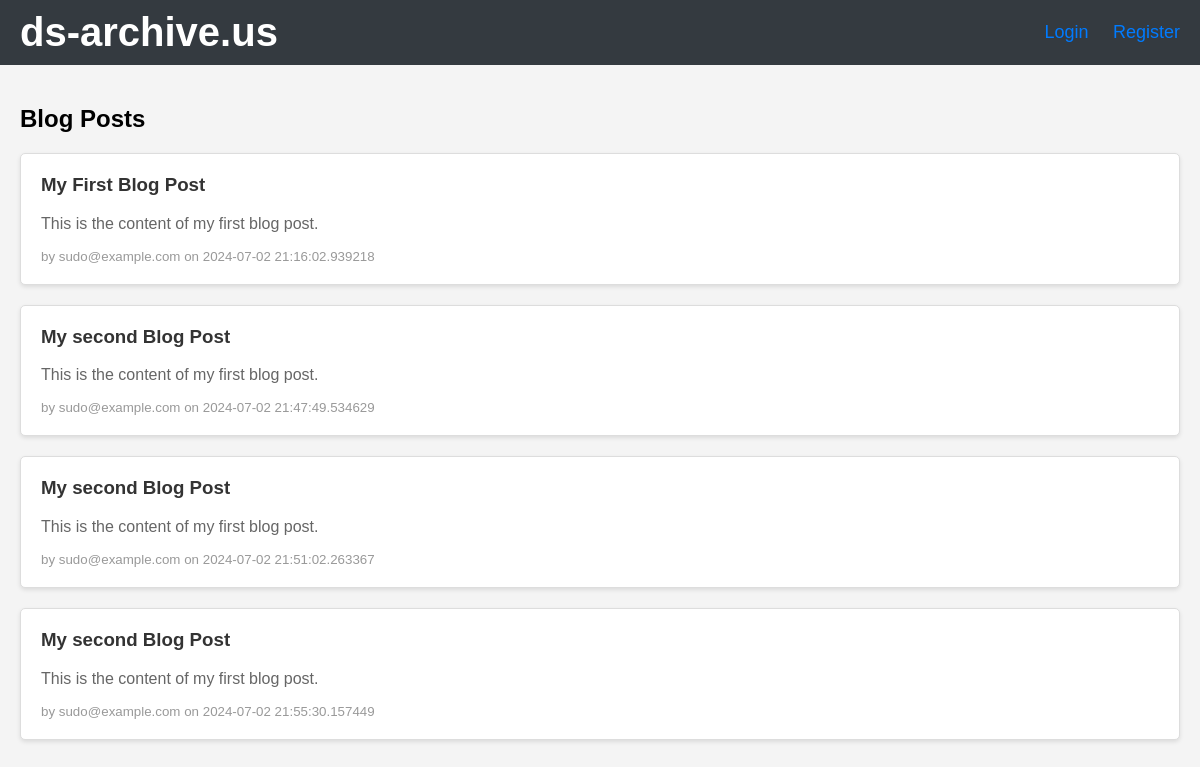
Page /api/ on the earlier database version.
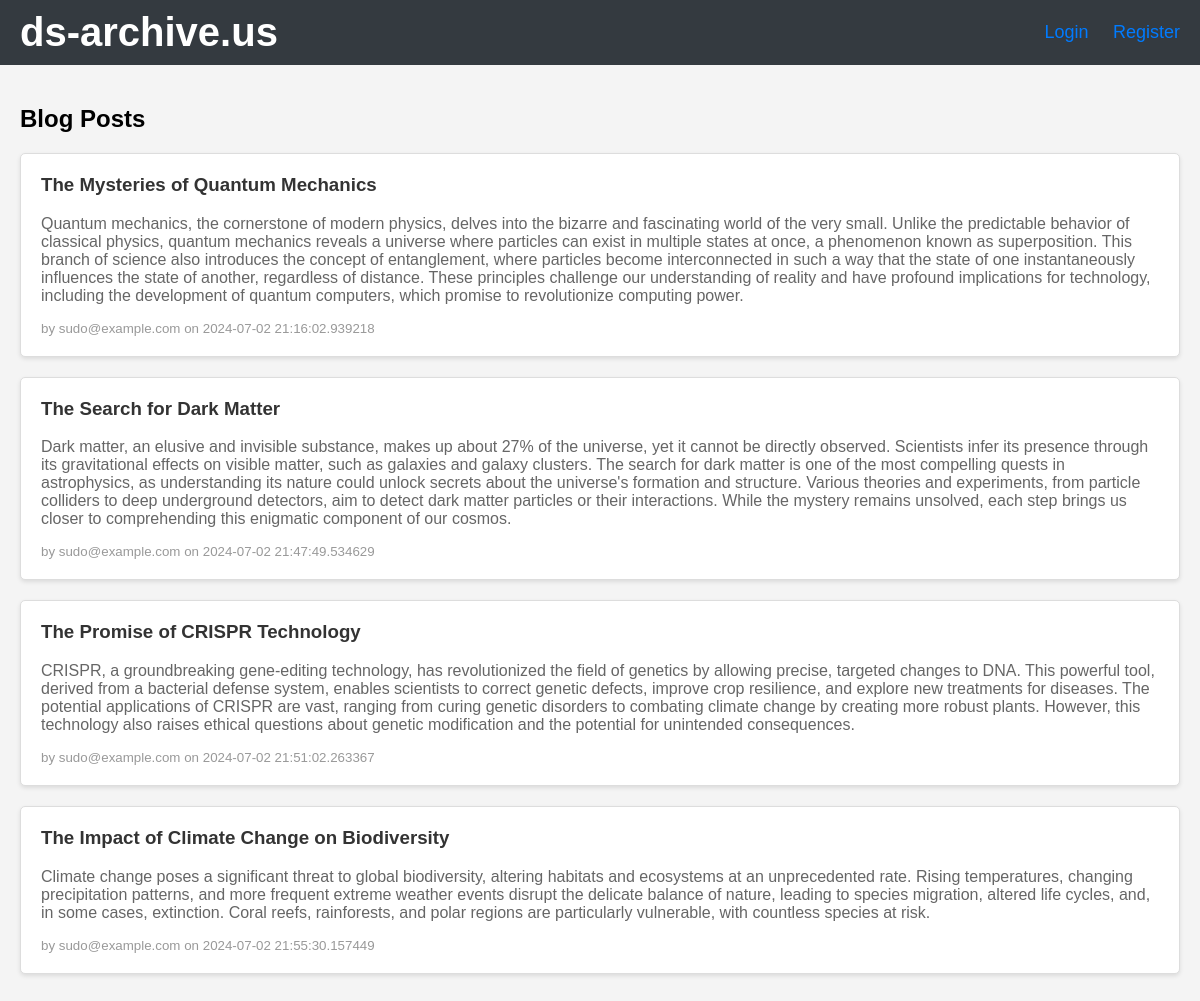
Same page on the later database version.
### app/db.py (models this page shows)
class BlogPost(Base):
    __tablename__ = 'blog_posts'
    id = Column(Integer, primary_key=True)
    title = Column(String(100), nullable=False)
    content = Column(String(1000), nullable=False)
    author = Column(String(50), nullable=False)
    created_at = Column(DateTime, default=datetime.utcnow)

### app/routes.py (the view)
@api.route("/", methods=["GET"])
def index():
    current_user = None
    try:
        access = decode_token(request.cookies['access_token'])
        current_user = access['sub']
    except Exception as e:
        print(f"Error getting user identity: {e}")
    print(current_user)
    posts = db.get_all_blog_posts()
    return render_template("index.html", posts=posts, user=current_user)

### app/db.py (called while the page is built)
    def get_all_blog_posts(self):
        return self.session.query(BlogPost).all()

### app/templates/index.html (shortened to what this page needs)
<!DOCTYPE html>
<html>
<head>
</head>
<body>
    <div class="header">
        <h1>ds-archive.us</h1>
        <ul class="nav-links">
            {% if user %}
                <li>Welcome, {{ user }}</li>
            {% else %}
                <li><a href="{{ url_for('api.login') }}">Login</a></li>
                <li><a href="{{ url_for('api.register') }}">Register</a></li>
            {% endif %}
        </ul>
    </div>
    <div class="content">
        <h2>Blog Posts</h2>
        {% for post in posts %}
        <div class="blog-post">
            <h3>{{ post.title }}</h3>
            <p>{{ post.content }}</p>
            <small>by {{ post.author }} on {{ post.created_at }}</small>
        </div>
        {% endfor %}
    </div>
</body>
</html>

### app/templates/index.html (style rules this page uses)
body { font-family: Arial, sans-serif; background-color: #f4f4f4; margin: 0; padding: 0; }
.header { display: flex; justify-content: space-between; align-items: center; padding: 10px 20px; background-color: #343a40; color: white; }
.header h1 { font-size: 40px; margin: 0; }
.nav-links { list-style-type: none; margin: 0; padding: 0; }
.nav-links li { display: inline; margin-left: 20px; }
.nav-links a { text-decoration: none; color: #007bff; font-size: 18px; }
.content { padding: 20px; }
.blog-post { background-color: white; border: 1px solid #ddd; border-radius: 5px; padding: 20px; margin-bottom: 20px; box-shadow: 0 2px 4px rgba(0,0,0,0.1); }
.blog-post h3 { margin-top: 0; color: #333; }
.blog-post p { color: #666; }
.blog-post small { display: block; margin-top: 10px; color: #999; }

Differences in the rows shown:
changed BlogPost: title "My First Blog Post" → "The Mysteries of Quantum Mechanics"; content "This is the content of my first blog post." → "Quantum mechanics, the cornerstone of modern physics, delves into the bizarre and fascinating world of the very small. Unlike the predictable behavior of classical physics, quantum mechanics reveals a universe where particles can exist in multiple states at once, a phenomenon known as superposition. This branch of science also introduces the concept of entanglement, where particles become interconnected in such a way that the state of one instantaneously influences the state of another, regardless of distance. These principles challenge our understanding of reality and have profound implications for technology, including the development of quantum computers, which promise to revolutionize…"
changed BlogPost: title "My second Blog Post" → "The Search for Dark Matter"; content "This is the content of my first blog post." → "Dark matter, an elusive and invisible substance, makes up about 27% of the universe, yet it cannot be directly observed. Scientists infer its presence through its gravitational effects on visible matter, such as galaxies and galaxy clusters. The search for dark matter is one of the most compelling quests in astrophysics, as understanding its nature could unlock secrets about the universe's formation and structure. Various theories and experiments, from particle colliders to deep underground detectors, aim to detect dark matter particles or their interactions. While the mystery remains unsolved, each step brings us closer to comprehending this enigmatic component of our cosmos."
changed BlogPost: title "My second Blog Post" → "The Promise of CRISPR Technology"; content "This is the content of my first blog post." → "CRISPR, a groundbreaking gene-editing technology, has revolutionized the field of genetics by allowing precise, targeted changes to DNA. This powerful tool, derived from a bacterial defense system, enables scientists to correct genetic defects, improve crop resilience, and explore new treatments for diseases. The potential applications of CRISPR are vast, ranging from curing genetic disorders to combating climate change by creating more robust plants. However, this technology also raises ethical questions about genetic modification and the potential for unintended consequences."
changed BlogPost: title "My second Blog Post" → "The Impact of Climate Change on Biodiversity"; content "This is the content of my first blog post." → "Climate change poses a significant threat to global biodiversity, altering habitats and ecosystems at an unprecedented rate. Rising temperatures, changing precipitation patterns, and more frequent extreme weather events disrupt the delicate balance of nature, leading to species migration, altered life cycles, and, in some cases, extinction. Coral reefs, rainforests, and polar regions are particularly vulnerable, with countless species at risk."
